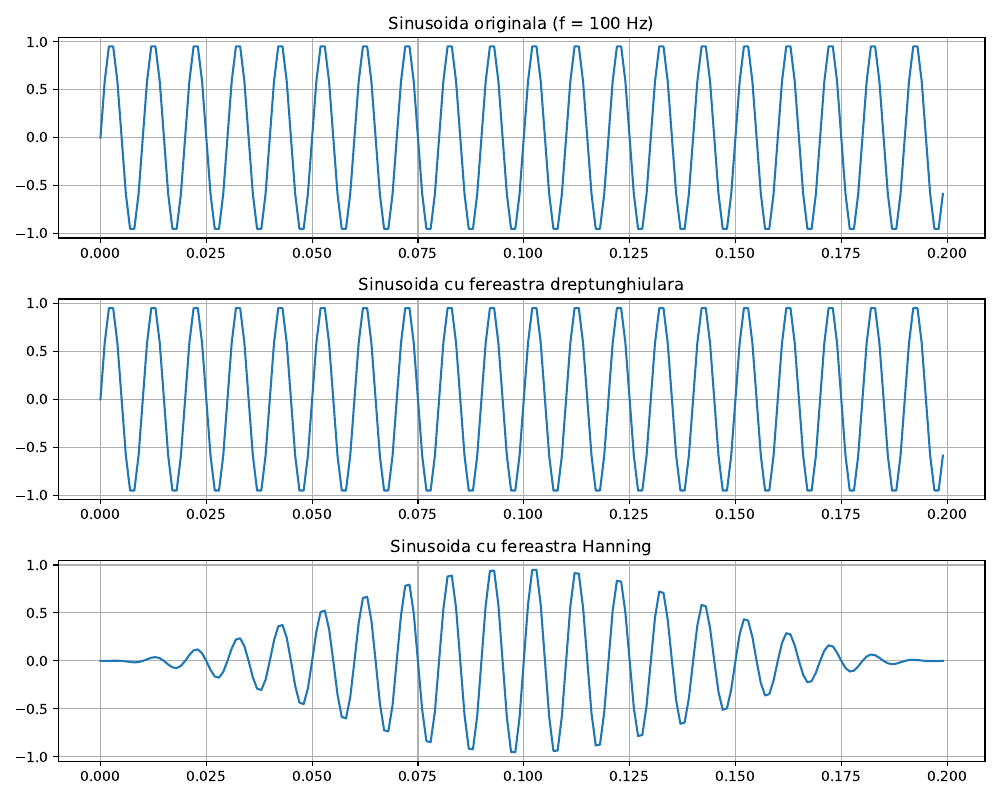

Write the Python code that produced this figure.
import matplotlib
matplotlib.use('TkAgg')

import matplotlib.pyplot as plt
import scipy
import sounddevice as sd
import math
import time
import wavfile

import numpy as np


#  fereastra dreptunghiulara
def rect_window(N):
    # toate valorile 1
    return np.ones(N)

#  Hanning
def hanning_window(N):
    n = np.arange(N)
    w = 0.5 * (1 - np.cos(2 * np.pi * n / (N - 1)))
    return w

Nw = 200

# sinusoida cu f = 100 Hz, A = 1, phi = 0
fs = 1000.0           # frecventa de esantionare aleasa
n = np.arange(Nw)
t = n / fs
x = np.sin(2 * np.pi * 100 * t)

# ferestre
w_rect = rect_window(Nw)
w_hann = hanning_window(Nw)

# semnal ferestrat
x_rect = x * w_rect
x_hann = x * w_hann

plt.figure(figsize=(10, 8))

# sinusoida originala
plt.subplot(3, 1, 1)
plt.plot(t, x)
plt.title("Sinusoida originala (f = 100 Hz)")
plt.grid(True)

# cu fereastra dreptunghiulara
plt.subplot(3, 1, 2)
plt.plot(t, x_rect)
plt.title("Sinusoida cu fereastra dreptunghiulara")
plt.grid(True)

# cu fereastra Hanning
plt.subplot(3, 1, 3)
plt.plot(t, x_hann)
plt.title("Sinusoida cu fereastra Hanning")
plt.grid(True)

plt.tight_layout()
plt.savefig("ex5.pdf", dpi=300)
plt.show()
